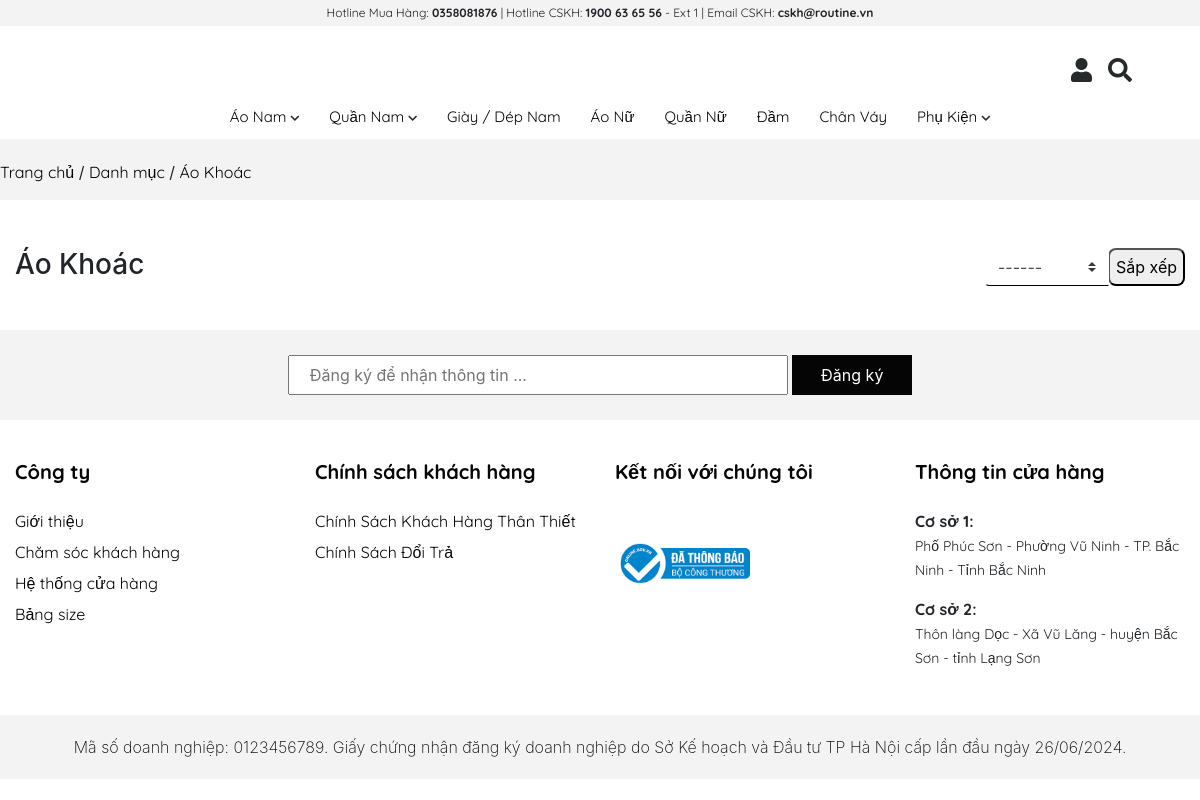
The page /front-end/pro.php?cate_id=5 on the database its author committed.
### tables this page shows
CREATE TABLE `theme` (
  `theme_id` int(11) NOT NULL,
  `theme_logo` varchar(255) NOT NULL,
  `theme_phone` varchar(20) NOT NULL,
  `theme_email` varchar(100) NOT NULL,
  `theme_add` varchar(255) NOT NULL
);

CREATE TABLE `categories` (
  `cate_id` int(11) NOT NULL,
  `cate_name` varchar(255) NOT NULL,
  `cate_pr` int(11) NOT NULL
);

### front-end/pro.php (the view, shortened to what this page needs)
<?php
include_once "header.php";
?>
<?php
    $cate_id = $_GET['cate_id'];
    $sql1= "SELECT * FROM categories WHERE cate_id=$cate_id";
    $stmt = $conn->prepare($sql1);
    $stmt->execute();
    $cate1 = $stmt->fetch(PDO::FETCH_ASSOC);
?>
<article class="ps-loading">
<div class="title-cate">
   <a href="">Trang chủ</a>  / <a href="">Danh mục</a> / <a href=""><?=$cate1['cate_name']?></a>
</div>
<div class="container-fluid">
<br><br>
<div style="float:left;" class="title-pro">
  <h3><?=$cate1['cate_name']?></h3>
</div>
<form action="" method="post">
    <div class="sort">
        <div style="float:right;  width:200px;"  class="input-group">
            <select class="custom-select" style="display: block;
    border-color: transparent;
    border-bottom: 1px solid black;
    outline: 0;"  name='sort' id="inputGroupSelect02">
                <option value='0' selected>------</option>
            </select>
            <div class="input-group-append">
            <button style="border-radius:8px;" name="btnSort">Sắp xếp</button>
            </div>
        </div>
    </div>
    </form>
    <br><br><br>
</div>
</article>
<?php
include_once "footer.php";
?>

### front-end/header.php (shortened to what this page needs)
<?php
require_once "../back-end/db.php";
?>
<?php
$sql = "SELECT * FROM categories WHERE cate_pr=0";
$stmt = $conn->prepare($sql);
$stmt->execute();
$cate_pr = $stmt->fetchAll(PDO::FETCH_ASSOC);
?>
<?php
$sql = "SELECT * FROM theme";
$stmt = $conn->prepare($sql);
$stmt->execute();
$theme = $stmt->fetchAll(PDO::FETCH_ASSOC);
?>
<!doctype html>
<html lang="en">
<head>
    <link rel="stylesheet" href="https://cdn.jsdelivr.net/npm/bootstrap@4.5.3/dist/css/bootstrap.min.css">
    <link rel="stylesheet" href="css/css.css">
    <link rel="stylesheet" href="https://cdnjs.cloudflare.com/ajax/libs/font-awesome/5.15.1/css/all.min.css">
    <link rel="stylesheet" type="text/css" href="https://kenwheeler.github.io/slick/slick/slick.css" />
    <link rel="stylesheet" type="text/css" href="https://kenwheeler.github.io/slick/slick/slick-theme.css" />
    <link rel="stylesheet" href="css/404.css">
</head>
<body>
    <header style="z-index: 999;">
        <div class="header-top container-fluid text-center">
            <?php foreach ($theme as $t) : ?>
                <p class="mx-auto m-0 p-1">Hotline Mua Hàng: <b><?= $t['theme_phone'] ?></b> | Hotline CSKH: <b>1900 63 65 56</b> - Ext 1 | Email
                    CSKH: <b><?= $t['theme_email'] ?></b> </p>
            <?php endforeach; ?>
        </div>
        <div class="logo text-center py-3 position-relative">
            <div class="position-absolute d-flex icon-cart" style="top: 40%; right: 5%;">
                <?php if (!isset($_SESSION['user'])) : ?>
                    <a href="user/login.php"><i class="fas fa-user mx-2"></i></a>
                <?php endif; ?>
                <a href="search.php"><i class="fas fa-search mx-2"></i></a>
            </div>
        </div>
    </header>
    <main>
    <nav class="sticky-top"  style="z-index: 99;">
        <ul>
            <?php foreach ($cate_pr as $key => $item) { ?>
                <?php $cate_id = $item['cate_id'] ?>
                <?php
                $sql = "SELECT * FROM categories WHERE cate_pr = $cate_id";
                $stmt = $conn->prepare($sql);
                $stmt->execute();
                $cate_chill = $stmt->fetchAll(PDO::FETCH_ASSOC);
                ?>
                <li>
                    <a href="pro.php?cate_id=<?= $cate_id ?>"><?= $item['cate_name'] ?>
                        <?php if (COUNT($cate_chill) > 0) { ?>
                            <i class="fa fa-chevron-down"></i>
                        <?php } ?>
                    </a>
                        <?php if (isset($cate_chill)) { ?>
                </li>
            <?php } ?>
        <?php } ?>
        </ul>
    </nav>

### front-end/footer.php (shortened to what this page needs)
<footer>
    <div class="container-fluid footer-top">
        <div class="input-DK text-center">
            <form method="POST">
                <input type="email" name="email" placeholder="Đăng ký để nhận thông tin ...">
                <input type="submit" name="register" value="Đăng ký"></input>
            </form>
        </div>
    </div>
    <div class="container-fluid">
        <div class="row text footer-content">
            <div class="col-md-3">
                <h4>Công ty</h4>
                <ul>
                    <li><a href="intro.php">Giới thiệu</a></li>
                    <li><a href="404.php">Chăm sóc khách hàng</a></li>
                    <li><a href="404.php">Hệ thống cửa hàng</a></li>
                    <li><a href="page_size.php">Bảng size</a></li>
                </ul>
            </div>
            <div class="col-md-3">
                <h4>Chính sách khách hàng</a></h4>
                <ul>
                    <li><a href="intro.php">Chính Sách Khách Hàng Thân Thiết</a></li>
                    <li><a href="page_2.php">Chính Sách Đổi Trả</a></li>
                </ul>
            </div>
            <div class="col-md-3">
                <h4>Kết nối với chúng tôi</h4>
                <div>
                    <br>
                    <a href="#"><img src="../back-end/img/logo-bct.png" style="margin-top: 5px;" alt="" width="50%"></a>
                </div>
            </div>
            <div class="col-md-3">
                <h4>Thông tin cửa hàng</h4>
                <div>
                    <p><b>Cơ sở 1:</b><br>
                        <span>Phố Phúc Sơn - Phường Vũ Ninh - TP. Bắc Ninh - Tỉnh Bắc Ninh</span>
                    </p>
                    <?php foreach ($theme as $t) : ?>
                        <p><b>Cơ sở 2:</b><br>
                            <span>
                                <?= $t['theme_add'] ?>
                            </span>
                        </p>
                    <?php endforeach; ?>
                </div>
            </div>
        </div>
    </div>
    <div class="container-fluid footer-bottom">
        <div class="text-center">
            <p>Mã số doanh nghiệp: 0123456789. Giấy chứng nhận đăng ký doanh nghiệp do Sở Kế hoạch và Đầu tư TP Hà Nội cấp lần đầu ngày 26/06/2024.</p>
        </div>
    </div>
</footer>
</main>
</body>
</html>

### front-end/css/css.css (style rules this page uses)
body { overflow-x: hidden; }
.header-top { background-color: #F3F3F3; }
.text { font-family: 'Quicksand', sans-serif; }
.header-top p { font-size: 12px; font-family: 'Quicksand', sans-serif; }
.logo { background-color: white; font-size: 1.5rem; color: black; }
i { color: #252A2B; }
nav { background-color: white; }
nav>ul { display: flex; justify-content: center; border-bottom: 1px solid #F7F7F7; margin: 0; }
li { list-style: none; }
nav>ul>li { position: relative; padding: 10px 5px; }
nav>ul>li>a { color: #050505; margin: 10px 20px 0 0; font-size: 15px; font-family: 'Quicksand', sans-serif; }
nav>ul>li>a>i { font-size: 10px; }
.sticky-top { position: sticky; }
.text span { font-size: 14px; font-weight: 400; }
footer { padding-top: 10px; }
.footer-top { background-color: #F3F3F3; }
.input-DK { padding: 25px 0; }
.input-DK input[type=email] { width: 500px; height: 40px; padding: 0 20px; }
.input-DK input[type=submit] { width: 120px; height: 40px; padding: 0 20px; color: white; background-color: #050505; border: none; }
.footer-content { padding: 40px 0 30px 0; }
.footer-content h4 { color: #050505; font-size: 20px; font-weight: 700; margin-bottom: 25px; }
.footer-content ul { padding: 0; margin: 0; }
.footer-content ul li { margin: 7px 0; }
.footer-content a { color: #050505; font-style: 14px; transition: all 0.3s ease; }
.footer-bottom { background-color: #F3F3F3; padding: 20px 0; }
.footer-bottom p { margin: 0; font-weight: 200; color: #050505; }
a { text-decoration: none !important; }

### front-end/css/404.css (style rules this page uses)
html, body { height: 100%; margin: 0 auto; }

### front-end/pro.php (style rules this page uses)
.title-cate { background-color : #f3f3f3; padding-top : 20px; padding-bottom : 20px; height : 60px }
.title-cate a { color : black; font-family: "Quicksand", sans-serif; text-align: center ; }

### rows shown on the page
theme: theme_phone "0358081876", theme_email "cskh@routine.vn", theme_add "Thôn làng Dọc - Xã Vũ Lăng - huyện Bắc Sơn - tỉnh Lạng Sơn"
categories: cate_name "Áo Nam"
categories: cate_name "Quần Nam"
categories: cate_name "Giày / Dép Nam"
categories: cate_name "Áo Nữ"
categories: cate_name "Quần Nữ"
categories: cate_name "Đầm"
categories: cate_name "Chân Váy"
categories: cate_name "Phụ Kiện"
categories: cate_name "Áo Khoác"
